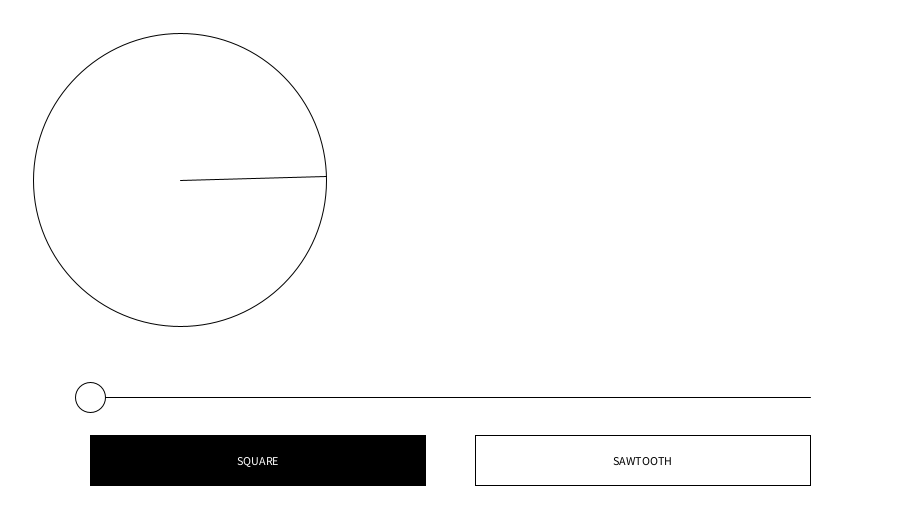
Frame 1 (no input)
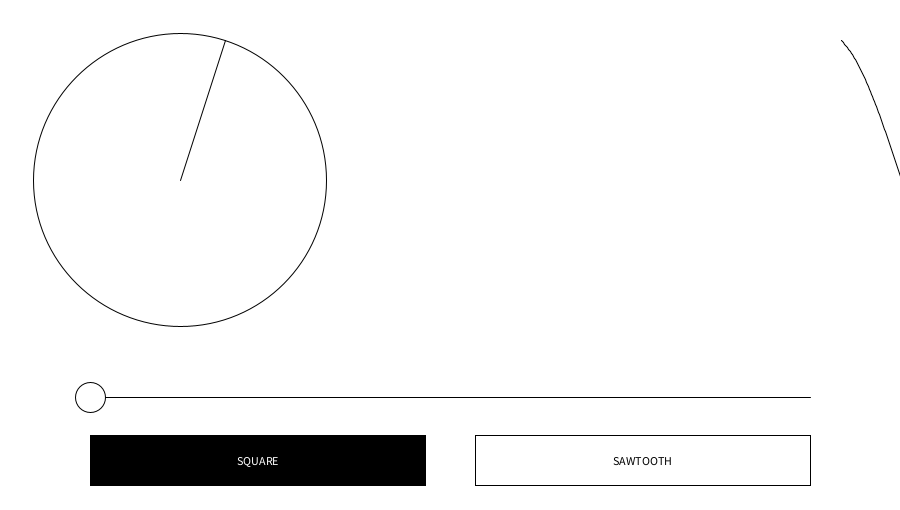
Frame 60 (the mouse pressed at the canvas centre just before this capture)
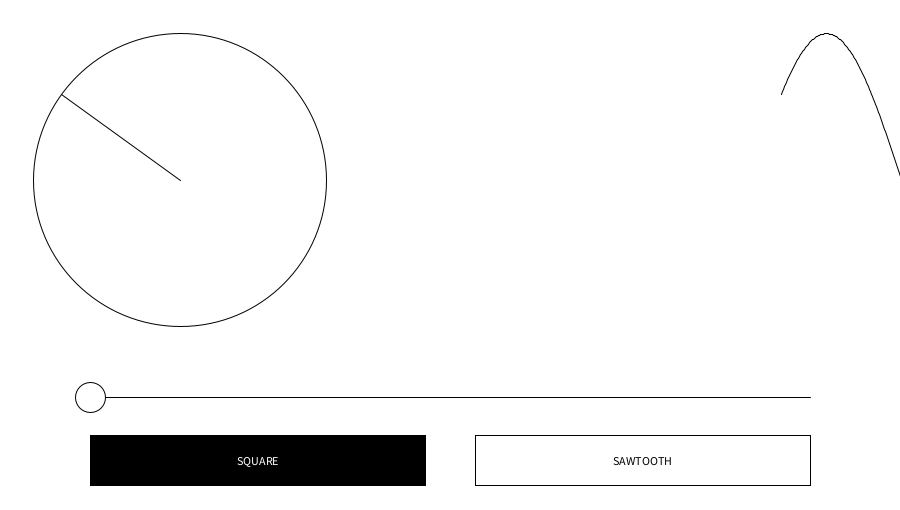
Frame 120 (the mouse held since frame 60 and released just before this capture)

The Processing sketch that drew these frames (run headless with seeded random() and noise(); from frame 60 on, the mouse is pressed at the canvas centre):

// Processing sketch: InteractiveFourierSeries
// ── InteractiveFourierSeries.pde
ArrayList<Float> wave;
int terms;

float size;

String[] modes = {"SQUARE", "SAWTOOTH"};
int mode = 0;

void setup() {
  size(900, 510);

  wave = new ArrayList<Float>();
  terms = 1;

  for (int i = 1; i <= terms; i++)
    size+= abs(1/formula(i));

  size = (height-150)*13/16.0*(1/size);
}

void draw() {
  background(255);
  pushMatrix();
  translate((height-150)/2, (height-150)/2);

  float totalSin = 0;

  noFill();
  for (int i = 1; i <= terms; i++) {
    float cos = cos(-frameCount/300.0*formula(i)*TWO_PI);
    float sin = sin(-frameCount/300.0*formula(i)*TWO_PI);

    ellipse(0, 0, size/formula(i), size/formula(i));
    line(0, 0, cos*size/2/formula(i), sin*size/2/formula(i));

    translate(cos*size/2/formula(i), sin*size/2/formula(i));

    totalSin+= sin/formula(i);
  }
  popMatrix();

  wave.add(totalSin);

  for (int i = 0; i < wave.size(); i++)
    line(width-i, (height-150)/2+wave.get(i)*size/2.0, width-i-(i < wave.size()-1 ? 1 : 0), (height-150)/2+wave.get(i < wave.size()-1 ? i+1 : i)*size/2.0);

  if (wave.size() >= width-(height-100))
    wave.remove(0);

  line(width*0.1, height-112.5, width*0.9, height-112.5);

  fill(255);
  ellipse(width*0.1+(terms-1)/50.0*width*0.8, height-112.5, 30, 30);

  if (mouseX > width*0.1 && mouseX < width*0.9 && mouseY > height-127.5 && mouseY < height-97.5 && mousePressed) {
    terms = int((mouseX-width*0.1)/(width*0.8)*50)+1;

    size = 0;

    for (int i = 1; i <= terms; i++)
      size+= abs(1/formula(i));

    size = (height-150)*13/16.0*(1/size);
  }

  float spacing = modes.length > 1 ? 50/(float(modes.length)-1) : 0;
  for (int i = 0; i < modes.length; i++) {
    fill(mode == i ? 0 : 255);
    rect(width*0.1+(width*0.8+spacing)/modes.length*i, height-75, (width*0.8-spacing)/modes.length, 50);

    fill(mode == i ? 255 : 0);
    textAlign(CENTER, CENTER);
    text(modes[i], width*0.1+(width*0.8+spacing)/modes.length*i+(width*0.8-spacing)/modes.length/2, height-50);

    if (mouseX > width*0.1+(width*0.8+spacing)/modes.length*i && mouseY > height-75 && mouseX < width*0.1+(width*0.8+spacing)/modes.length*i+(width*0.8-spacing)/modes.length && mouseY < height-25 && mousePressed)
      mode = i;
  }
}

float formula (int term) {
  if (mode == 0)
    return term*2-1;
  else if (mode == 1)
    return term%2 == 0? term : -term;

  return term;
}
